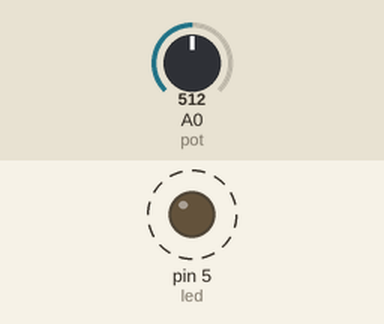
Simulated run of this sketch. Board: Arduino Uno, built with avr-gcc and run on an emulated ATmega328P. On the bench: output pins drawn as LEDs (lit = HIGH). Dashed ring = blinking. Inputs (shaded band) come from the test bench; at power-on: A0 (pot) = 512.

Above: at 1.2 s.
1.3 s: A0 (pot) set to 424
4.3 s: A0 (pot) set to 397
At 5.0 s:
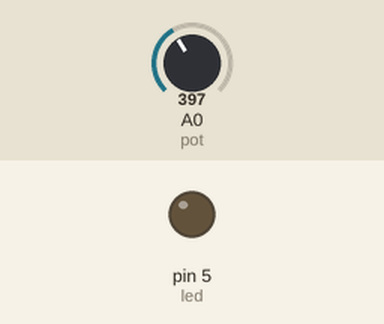
5.8 s: A0 (pot) set to 900
At 6.7 s:
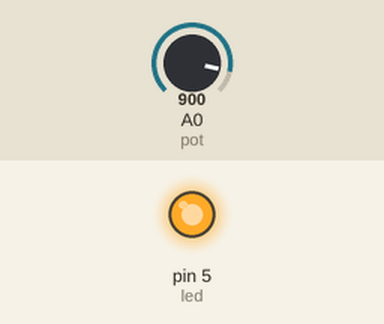
7.3 s: A0 (pot) set to 829
8.9 s: A0 (pot) set to 804
At 10.2 s:
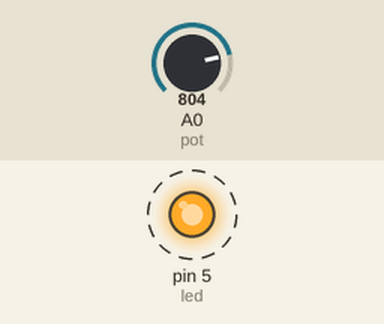
Timing chart, 0 to 12.9 s (numbered marks = the images above; inputs shaded):
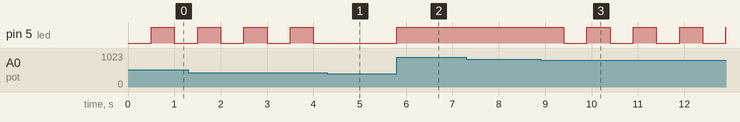

Measured:
- the behaviour switches between 410 and 409 on A0 (pot) (found by bisection; images 0 and 1)
- the behaviour switches between 819 and 818 on A0 (pot) (found by bisection; images 2 and 3)
- after the input at 4.3 s, pin 5 (led): stays LOW (without the input it goes to HIGH after 0.20 s)
- after the input at 5.8 s, pin 5 (led): LOW → HIGH at once
- after the input at 7.3 s, every drawn part: stays the same
- after the input at 8.9 s, pin 5 (led): alternates HIGH for 0.50 s and LOW for 0.50 s, starting after 0.50 s
- by itself, pin 5 (led): alternates HIGH for 0.50 s and LOW for 0.50 s

The sketch:

ComparadorAnalog.ino
```cpp
const int pot = A0;
const int led = 5;

unsigned long tempoAnterior = 0;
bool estado = false;

void setup() {
  pinMode(led, OUTPUT);
}

void loop() {
  int valor = analogRead(pot);
  float tensao = valor * (5.0 / 1023.0);

  if (tensao <= 2.0) {
    digitalWrite(led, LOW);
  }
  else if (tensao < 4.0) {
    if (millis() - tempoAnterior >= 500) {
      tempoAnterior = millis();
      estado = !estado;
      digitalWrite(led, estado);
    }
  }
  else {
    digitalWrite(led, HIGH);
  }
}
```
